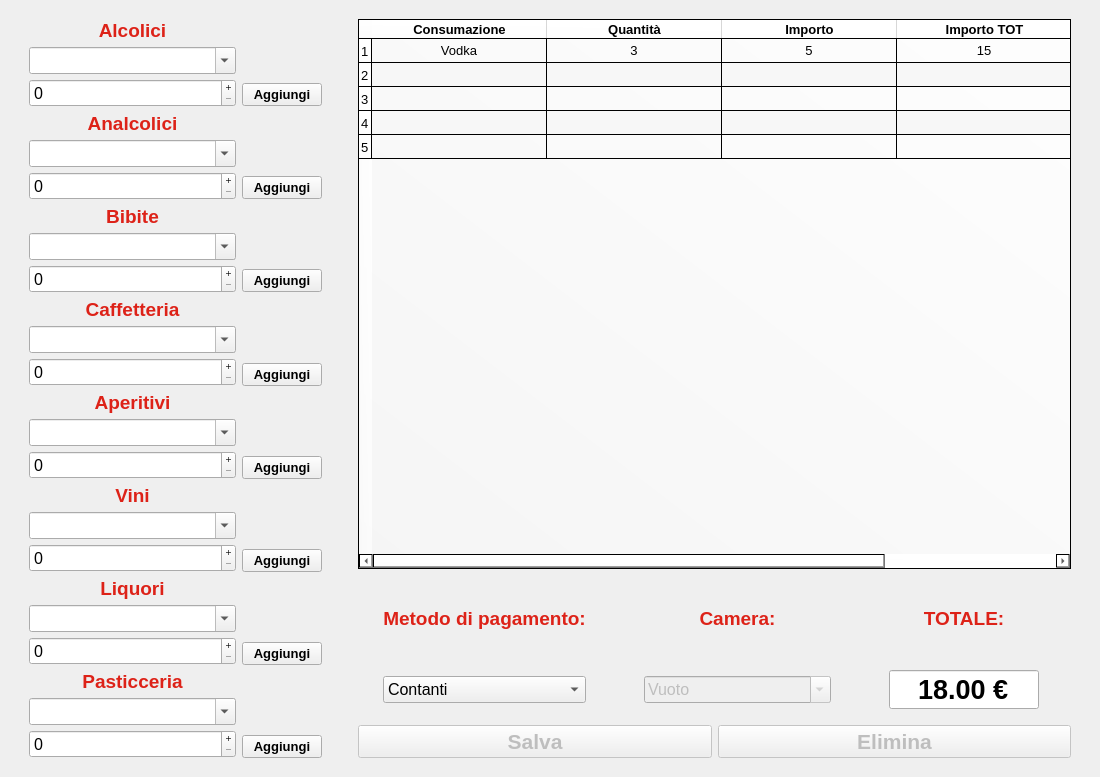
<?xml version="1.0" encoding="UTF-8"?>
<ui version="4.0">
 <class>MainWindow</class>
 <widget class="QMainWindow" name="MainWindow">
  <property name="geometry">
   <rect>
    <x>0</x>
    <y>0</y>
    <width>1100</width>
    <height>680</height>
   </rect>
  </property>
  <property name="windowTitle">
   <string>MainWindow</string>
  </property>
  <property name="styleSheet">
   <string notr="true"/>
  </property>
  <widget class="QWidget" name="centralwidget">
   <layout class="QGridLayout" name="gridLayout_2">
    <item row="2" column="0">
     <layout class="QHBoxLayout" name="horizontalLayout">
      <property name="topMargin">
       <number>10</number>
      </property>
      <property name="bottomMargin">
       <number>10</number>
      </property>
      <item>
       <layout class="QVBoxLayout" name="verticalLayout">
        <property name="spacing">
         <number>5</number>
        </property>
        <property name="sizeConstraint">
         <enum>QLayout::SetDefaultConstraint</enum>
        </property>
        <property name="leftMargin">
         <number>20</number>
        </property>
        <property name="topMargin">
         <number>0</number>
        </property>
        <property name="bottomMargin">
         <number>0</number>
        </property>
        <item>
         <widget class="QLabel" name="label_2">
          <property name="font">
           <font>
            <family>Arial</family>
            <pointsize>14</pointsize>
            <italic>false</italic>
            <bold>true</bold>
           </font>
          </property>
          <property name="styleSheet">
           <string notr="true">color: rgb(221, 34, 24);
font: 700 14pt &quot;Arial&quot;;</string>
          </property>
          <property name="text">
           <string>Alcolici</string>
          </property>
          <property name="alignment">
           <set>Qt::AlignCenter</set>
          </property>
         </widget>
        </item>
        <item>
         <widget class="QComboBox" name="cB_alcolici">
          <property name="font">
           <font>
            <family>Arial</family>
            <pointsize>12</pointsize>
           </font>
          </property>
          <property name="layoutDirection">
           <enum>Qt::LeftToRight</enum>
          </property>
          <property name="autoFillBackground">
           <bool>false</bool>
          </property>
          <property name="styleSheet">
           <string notr="true"/>
          </property>
          <property name="editable">
           <bool>true</bool>
          </property>
          <property name="currentText">
           <string notr="true"/>
          </property>
          <property name="insertPolicy">
           <enum>QComboBox::InsertAlphabetically</enum>
          </property>
          <item>
           <property name="text">
            <string/>
           </property>
          </item>
          <item>
           <property name="text">
            <string>Cuba Libre</string>
           </property>
          </item>
          <item>
           <property name="text">
            <string>Gin Lemon</string>
           </property>
          </item>
          <item>
           <property name="text">
            <string>Gin Tonic</string>
           </property>
          </item>
          <item>
           <property name="text">
            <string>London Mule</string>
           </property>
          </item>
          <item>
           <property name="text">
            <string>Mojito</string>
           </property>
          </item>
          <item>
           <property name="text">
            <string>Vodka Cola</string>
           </property>
          </item>
          <item>
           <property name="text">
            <string>Vodka Lemon</string>
           </property>
          </item>
          <item>
           <property name="text">
            <string>Moscow Mule</string>
           </property>
          </item>
          <item>
           <property name="text">
            <string>Vodka Redbull</string>
           </property>
          </item>
         </widget>
        </item>
        <item>
         <widget class="QSpinBox" name="sB_alcolici">
          <property name="font">
           <font>
            <family>Arial</family>
            <pointsize>12</pointsize>
           </font>
          </property>
          <property name="styleSheet">
           <string notr="true"/>
          </property>
          <property name="buttonSymbols">
           <enum>QAbstractSpinBox::PlusMinus</enum>
          </property>
         </widget>
        </item>
        <item>
         <widget class="QLabel" name="label_3">
          <property name="font">
           <font>
            <family>Arial</family>
            <pointsize>14</pointsize>
            <italic>false</italic>
            <bold>true</bold>
           </font>
          </property>
          <property name="styleSheet">
           <string notr="true">color: rgb(221, 34, 24);
font: 700 14pt &quot;Arial&quot;;</string>
          </property>
          <property name="text">
           <string>Analcolici</string>
          </property>
          <property name="alignment">
           <set>Qt::AlignCenter</set>
          </property>
         </widget>
        </item>
        <item>
         <widget class="QComboBox" name="cB_analcolici">
          <property name="font">
           <font>
            <family>Arial</family>
            <pointsize>12</pointsize>
           </font>
          </property>
          <property name="styleSheet">
           <string notr="true"/>
          </property>
          <property name="editable">
           <bool>true</bool>
          </property>
          <property name="currentText">
           <string/>
          </property>
          <property name="insertPolicy">
           <enum>QComboBox::InsertAlphabetically</enum>
          </property>
          <item>
           <property name="text">
            <string/>
           </property>
          </item>
          <item>
           <property name="text">
            <string> All Shook Up</string>
           </property>
          </item>
          <item>
           <property name="text">
            <string>Anita</string>
           </property>
          </item>
          <item>
           <property name="text">
            <string>Banshee</string>
           </property>
          </item>
          <item>
           <property name="text">
            <string>Bar Vienna</string>
           </property>
          </item>
          <item>
           <property name="text">
            <string>Caffè Astoria</string>
           </property>
          </item>
          <item>
           <property name="text">
            <string>Carrot Cream</string>
           </property>
          </item>
          <item>
           <property name="text">
            <string>Cool Passion</string>
           </property>
          </item>
          <item>
           <property name="text">
            <string>Frozen Mela Kiwi</string>
           </property>
          </item>
          <item>
           <property name="text">
            <string>Iced Mint Tea</string>
           </property>
          </item>
         </widget>
        </item>
        <item>
         <widget class="QSpinBox" name="sB_analcolici">
          <property name="font">
           <font>
            <family>Arial</family>
            <pointsize>12</pointsize>
           </font>
          </property>
          <property name="styleSheet">
           <string notr="true"/>
          </property>
          <property name="buttonSymbols">
           <enum>QAbstractSpinBox::PlusMinus</enum>
          </property>
         </widget>
        </item>
        <item>
         <widget class="QLabel" name="label_4">
          <property name="font">
           <font>
            <family>Arial</family>
            <pointsize>14</pointsize>
            <italic>false</italic>
            <bold>true</bold>
           </font>
          </property>
          <property name="styleSheet">
           <string notr="true">color: rgb(221, 34, 24);
font: 700 14pt &quot;Arial&quot;;</string>
          </property>
          <property name="text">
           <string>Bibite</string>
          </property>
          <property name="alignment">
           <set>Qt::AlignCenter</set>
          </property>
         </widget>
        </item>
        <item>
         <widget class="QComboBox" name="cB_bibite">
          <property name="font">
           <font>
            <family>Arial</family>
            <pointsize>12</pointsize>
           </font>
          </property>
          <property name="styleSheet">
           <string notr="true"/>
          </property>
          <property name="editable">
           <bool>true</bool>
          </property>
          <property name="currentText">
           <string/>
          </property>
          <property name="insertPolicy">
           <enum>QComboBox::InsertAlphabetically</enum>
          </property>
          <item>
           <property name="text">
            <string/>
           </property>
          </item>
          <item>
           <property name="text">
            <string>Bibita alla spina</string>
           </property>
          </item>
          <item>
           <property name="text">
            <string>Bibita in lattina</string>
           </property>
          </item>
          <item>
           <property name="text">
            <string>Birra piccola</string>
           </property>
          </item>
          <item>
           <property name="text">
            <string>Birra media</string>
           </property>
          </item>
          <item>
           <property name="text">
            <string>Birra grande</string>
           </property>
          </item>
          <item>
           <property name="text">
            <string>Spremuta</string>
           </property>
          </item>
          <item>
           <property name="text">
            <string>Succo di frutta</string>
           </property>
          </item>
         </widget>
        </item>
        <item>
         <widget class="QSpinBox" name="sB_bibite">
          <property name="font">
           <font>
            <family>Arial</family>
            <pointsize>12</pointsize>
           </font>
          </property>
          <property name="styleSheet">
           <string notr="true"/>
          </property>
          <property name="buttonSymbols">
           <enum>QAbstractSpinBox::PlusMinus</enum>
          </property>
         </widget>
        </item>
        <item>
         <widget class="QLabel" name="label_5">
          <property name="font">
           <font>
            <family>Arial</family>
            <pointsize>14</pointsize>
            <italic>false</italic>
            <bold>true</bold>
           </font>
          </property>
          <property name="styleSheet">
           <string notr="true">color: rgb(221, 34, 24);
font: 700 14pt &quot;Arial&quot;;</string>
          </property>
          <property name="text">
           <string>Caffetteria</string>
          </property>
          <property name="alignment">
           <set>Qt::AlignCenter</set>
          </property>
         </widget>
        </item>
        <item>
         <widget class="QComboBox" name="cB_caffetteria">
          <property name="sizePolicy">
           <sizepolicy hsizetype="Preferred" vsizetype="Fixed">
            <horstretch>0</horstretch>
            <verstretch>0</verstretch>
           </sizepolicy>
          </property>
          <property name="font">
           <font>
            <family>Arial</family>
            <pointsize>12</pointsize>
           </font>
          </property>
          <property name="styleSheet">
           <string notr="true"/>
          </property>
          <property name="editable">
           <bool>true</bool>
          </property>
          <property name="currentText">
           <string/>
          </property>
          <property name="insertPolicy">
           <enum>QComboBox::InsertAlphabetically</enum>
          </property>
          <item>
           <property name="text">
            <string/>
           </property>
          </item>
          <item>
           <property name="text">
            <string>Caffè corretto</string>
           </property>
          </item>
          <item>
           <property name="text">
            <string>Caffè decaffeinato</string>
           </property>
          </item>
          <item>
           <property name="text">
            <string>Caffè d'orzo</string>
           </property>
          </item>
          <item>
           <property name="text">
            <string>Caffè espresso</string>
           </property>
          </item>
          <item>
           <property name="text">
            <string>Cappuccino</string>
           </property>
          </item>
          <item>
           <property name="text">
            <string>Cappuccino decaffeinato</string>
           </property>
          </item>
          <item>
           <property name="text">
            <string>Cioccolata calda</string>
           </property>
          </item>
          <item>
           <property name="text">
            <string>Latte</string>
           </property>
          </item>
          <item>
           <property name="text">
            <string>Latte macchiato</string>
           </property>
          </item>
          <item>
           <property name="text">
            <string>Thè</string>
           </property>
          </item>
          <item>
           <property name="text">
            <string>Thè caldo</string>
           </property>
          </item>
         </widget>
        </item>
        <item>
         <widget class="QSpinBox" name="sB_caffetteria">
          <property name="font">
           <font>
            <family>Arial</family>
            <pointsize>12</pointsize>
           </font>
          </property>
          <property name="styleSheet">
           <string notr="true"/>
          </property>
          <property name="buttonSymbols">
           <enum>QAbstractSpinBox::PlusMinus</enum>
          </property>
         </widget>
        </item>
        <item>
         <widget class="QLabel" name="label_6">
          <property name="font">
           <font>
            <family>Arial</family>
            <pointsize>14</pointsize>
            <italic>false</italic>
            <bold>true</bold>
           </font>
          </property>
          <property name="styleSheet">
           <string notr="true">color: rgb(221, 34, 24);
font: 700 14pt &quot;Arial&quot;;</string>
          </property>
          <property name="text">
           <string>Aperitivi</string>
          </property>
          <property name="alignment">
           <set>Qt::AlignCenter</set>
          </property>
         </widget>
        </item>
        <item>
         <widget class="QComboBox" name="cB_aperitivi">
          <property name="font">
           <font>
            <family>Arial</family>
            <pointsize>12</pointsize>
           </font>
          </property>
          <property name="styleSheet">
           <string notr="true"/>
          </property>
          <property name="editable">
           <bool>true</bool>
          </property>
          <property name="currentText">
           <string/>
          </property>
          <property name="insertPolicy">
           <enum>QComboBox::InsertAlphabetically</enum>
          </property>
          <item>
           <property name="text">
            <string/>
           </property>
          </item>
          <item>
           <property name="text">
            <string>Aperitivo completo</string>
           </property>
          </item>
          <item>
           <property name="text">
            <string>Aperol</string>
           </property>
          </item>
          <item>
           <property name="text">
            <string>Campari</string>
           </property>
          </item>
          <item>
           <property name="text">
            <string>Crodino</string>
           </property>
          </item>
          <item>
           <property name="text">
            <string>Martini</string>
           </property>
          </item>
         </widget>
        </item>
        <item>
         <widget class="QSpinBox" name="sB_aperitivi">
          <property name="font">
           <font>
            <family>Arial</family>
            <pointsize>12</pointsize>
           </font>
          </property>
          <property name="styleSheet">
           <string notr="true"/>
          </property>
          <property name="buttonSymbols">
           <enum>QAbstractSpinBox::PlusMinus</enum>
          </property>
         </widget>
        </item>
        <item>
         <widget class="QLabel" name="label_7">
          <property name="font">
           <font>
            <family>Arial</family>
            <pointsize>14</pointsize>
            <italic>false</italic>
            <bold>true</bold>
           </font>
          </property>
          <property name="styleSheet">
           <string notr="true">color: rgb(221, 34, 24);
font: 700 14pt &quot;Arial&quot;;</string>
          </property>
          <property name="text">
           <string>Vini</string>
          </property>
          <property name="alignment">
           <set>Qt::AlignCenter</set>
          </property>
         </widget>
        </item>
        <item>
         <widget class="QComboBox" name="cB_vini">
          <property name="font">
           <font>
            <family>Arial</family>
            <pointsize>12</pointsize>
           </font>
          </property>
          <property name="styleSheet">
           <string notr="true"/>
          </property>
          <property name="editable">
           <bool>true</bool>
          </property>
          <property name="currentText">
           <string/>
          </property>
          <property name="insertPolicy">
           <enum>QComboBox::InsertAlphabetically</enum>
          </property>
          <item>
           <property name="text">
            <string/>
           </property>
          </item>
          <item>
           <property name="text">
            <string>Bottiglia bianco</string>
           </property>
          </item>
          <item>
           <property name="text">
            <string>Bottiglia prosecco</string>
           </property>
          </item>
          <item>
           <property name="text">
            <string>Bottiglia rosso</string>
           </property>
          </item>
          <item>
           <property name="text">
            <string>Calice bianco</string>
           </property>
          </item>
          <item>
           <property name="text">
            <string>Calice prosecco</string>
           </property>
          </item>
          <item>
           <property name="text">
            <string>Calice rosso</string>
           </property>
          </item>
          <item>
           <property name="text">
            <string>Champagne</string>
           </property>
          </item>
         </widget>
        </item>
        <item>
         <widget class="QSpinBox" name="sB_vini">
          <property name="font">
           <font>
            <family>Arial</family>
            <pointsize>12</pointsize>
           </font>
          </property>
          <property name="styleSheet">
           <string notr="true"/>
          </property>
          <property name="buttonSymbols">
           <enum>QAbstractSpinBox::PlusMinus</enum>
          </property>
         </widget>
        </item>
        <item>
         <widget class="QLabel" name="label_8">
          <property name="font">
           <font>
            <family>Arial</family>
            <pointsize>14</pointsize>
            <italic>false</italic>
            <bold>true</bold>
           </font>
          </property>
          <property name="styleSheet">
           <string notr="true">color: rgb(221, 34, 24);
font: 700 14pt &quot;Arial&quot;;</string>
          </property>
          <property name="text">
           <string>Liquori</string>
          </property>
          <property name="alignment">
           <set>Qt::AlignCenter</set>
          </property>
         </widget>
        </item>
        <item>
         <widget class="QComboBox" name="cB_liquori">
          <property name="font">
           <font>
            <family>Arial</family>
            <pointsize>12</pointsize>
           </font>
          </property>
          <property name="styleSheet">
           <string notr="true"/>
          </property>
          <property name="editable">
           <bool>true</bool>
          </property>
          <property name="currentText">
           <string/>
          </property>
          <property name="insertPolicy">
           <enum>QComboBox::InsertAlphabetically</enum>
          </property>
          <property name="sizeAdjustPolicy">
           <enum>QComboBox::AdjustToContentsOnFirstShow</enum>
          </property>
          <item>
           <property name="text">
            <string/>
           </property>
          </item>
          <item>
           <property name="text">
            <string>Amaretto</string>
           </property>
          </item>
          <item>
           <property name="text">
            <string>Baileys</string>
           </property>
          </item>
          <item>
           <property name="text">
            <string>Gin</string>
           </property>
          </item>
          <item>
           <property name="text">
            <string>Ginger Ale</string>
           </property>
          </item>
          <item>
           <property name="text">
            <string>Jack Daniel's</string>
           </property>
          </item>
          <item>
           <property name="text">
            <string>Malibù</string>
           </property>
          </item>
          <item>
           <property name="text">
            <string>Marsala</string>
           </property>
          </item>
          <item>
           <property name="text">
            <string>Vodka</string>
           </property>
          </item>
         </widget>
        </item>
        <item>
         <widget class="QSpinBox" name="sB_liquori">
          <property name="font">
           <font>
            <family>Arial</family>
            <pointsize>12</pointsize>
           </font>
          </property>
          <property name="styleSheet">
           <string notr="true"/>
          </property>
          <property name="buttonSymbols">
           <enum>QAbstractSpinBox::PlusMinus</enum>
          </property>
         </widget>
        </item>
        <item>
         <widget class="QLabel" name="label_9">
          <property name="font">
           <font>
            <family>Arial</family>
            <pointsize>14</pointsize>
            <italic>false</italic>
            <bold>true</bold>
           </font>
          </property>
          <property name="styleSheet">
           <string notr="true">color: rgb(221, 34, 24);
font: 700 14pt &quot;Arial&quot;;</string>
          </property>
          <property name="text">
           <string>Pasticceria</string>
          </property>
          <property name="alignment">
           <set>Qt::AlignCenter</set>
          </property>
         </widget>
        </item>
        <item>
         <widget class="QComboBox" name="cB_pasticceria">
          <property name="font">
           <font>
            <family>Arial</family>
            <pointsize>12</pointsize>
           </font>
          </property>
          <property name="styleSheet">
           <string notr="true"/>
          </property>
          <property name="editable">
           <bool>true</bool>
          </property>
          <property name="currentText">
           <string/>
          </property>
          <property name="insertPolicy">
           <enum>QComboBox::InsertAlphabetically</enum>
          </property>
          <item>
           <property name="text">
            <string/>
           </property>
          </item>
          <item>
           <property name="text">
            <string>Brioches</string>
           </property>
          </item>
          <item>
           <property name="text">
            <string>Ciambellone</string>
           </property>
          </item>
          <item>
           <property name="text">
            <string>Pasta grande</string>
           </property>
          </item>
          <item>
           <property name="text">
            <string>Pasta piccola</string>
           </property>
          </item>
          <item>
           <property name="text">
            <string>Torta della casa</string>
           </property>
          </item>
         </widget>
        </item>
        <item>
         <widget class="QSpinBox" name="sB_pasticceria">
          <property name="sizePolicy">
           <sizepolicy hsizetype="Minimum" vsizetype="Fixed">
            <horstretch>0</horstretch>
            <verstretch>0</verstretch>
           </sizepolicy>
          </property>
          <property name="font">
           <font>
            <family>Arial</family>
            <pointsize>12</pointsize>
           </font>
          </property>
          <property name="styleSheet">
           <string notr="true"/>
          </property>
          <property name="buttonSymbols">
           <enum>QAbstractSpinBox::PlusMinus</enum>
          </property>
         </widget>
        </item>
       </layout>
      </item>
      <item>
       <layout class="QVBoxLayout" name="verticalLayout_2">
        <property name="sizeConstraint">
         <enum>QLayout::SetFixedSize</enum>
        </property>
        <item>
         <spacer name="verticalSpacer_8">
          <property name="orientation">
           <enum>Qt::Vertical</enum>
          </property>
          <property name="sizeHint" stdset="0">
           <size>
            <width>20</width>
            <height>40</height>
           </size>
          </property>
         </spacer>
        </item>
        <item>
         <widget class="QPushButton" name="pB_alcolici">
          <property name="maximumSize">
           <size>
            <width>100</width>
            <height>16777215</height>
           </size>
          </property>
          <property name="font">
           <font>
            <family>Arial</family>
            <pointsize>10</pointsize>
            <bold>true</bold>
           </font>
          </property>
          <property name="styleSheet">
           <string notr="true"/>
          </property>
          <property name="text">
           <string>Aggiungi</string>
          </property>
         </widget>
        </item>
        <item>
         <spacer name="verticalSpacer_7">
          <property name="orientation">
           <enum>Qt::Vertical</enum>
          </property>
          <property name="sizeHint" stdset="0">
           <size>
            <width>20</width>
            <height>40</height>
           </size>
          </property>
         </spacer>
        </item>
        <item>
         <widget class="QPushButton" name="pB_analcolici">
          <property name="maximumSize">
           <size>
            <width>100</width>
            <height>16777215</height>
           </size>
          </property>
          <property name="font">
           <font>
            <family>Arial</family>
            <pointsize>10</pointsize>
            <bold>true</bold>
           </font>
          </property>
          <property name="styleSheet">
           <string notr="true"/>
          </property>
          <property name="text">
           <string>Aggiungi</string>
          </property>
         </widget>
        </item>
        <item>
         <spacer name="verticalSpacer_6">
          <property name="orientation">
           <enum>Qt::Vertical</enum>
          </property>
          <property name="sizeHint" stdset="0">
           <size>
            <width>20</width>
            <height>40</height>
           </size>
          </property>
         </spacer>
        </item>
        <item>
         <widget class="QPushButton" name="pB_bibite">
          <property name="maximumSize">
           <size>
            <width>100</width>
            <height>16777215</height>
           </size>
          </property>
          <property name="font">
           <font>
            <family>Arial</family>
            <pointsize>10</pointsize>
            <bold>true</bold>
           </font>
          </property>
          <property name="styleSheet">
           <string notr="true"/>
          </property>
          <property name="text">
           <string>Aggiungi</string>
          </property>
         </widget>
        </item>
        <item>
         <spacer name="verticalSpacer_5">
          <property name="orientation">
           <enum>Qt::Vertical</enum>
          </property>
          <property name="sizeHint" stdset="0">
           <size>
            <width>20</width>
            <height>40</height>
           </size>
          </property>
         </spacer>
        </item>
        <item>
         <widget class="QPushButton" name="pB_caffetteria">
          <property name="maximumSize">
           <size>
            <width>100</width>
            <height>16777215</height>
           </size>
          </property>
          <property name="font">
           <font>
            <family>Arial</family>
            <pointsize>10</pointsize>
            <bold>true</bold>
           </font>
          </property>
          <property name="styleSheet">
           <string notr="true"/>
          </property>
          <property name="text">
           <string>Aggiungi</string>
          </property>
         </widget>
        </item>
        <item>
         <spacer name="verticalSpacer_4">
          <property name="orientation">
           <enum>Qt::Vertical</enum>
          </property>
          <property name="sizeHint" stdset="0">
           <size>
            <width>20</width>
            <height>40</height>
           </size>
          </property>
         </spacer>
        </item>
        <item>
         <widget class="QPushButton" name="pB_aperitivi">
          <property name="maximumSize">
           <size>
            <width>100</width>
            <height>16777215</height>
           </size>
          </property>
          <property name="font">
           <font>
            <family>Arial</family>
            <pointsize>10</pointsize>
            <bold>true</bold>
           </font>
          </property>
          <property name="styleSheet">
           <string notr="true"/>
          </property>
          <property name="text">
           <string>Aggiungi</string>
          </property>
         </widget>
        </item>
        <item>
         <spacer name="verticalSpacer_3">
          <property name="orientation">
           <enum>Qt::Vertical</enum>
          </property>
          <property name="sizeHint" stdset="0">
           <size>
            <width>20</width>
            <height>40</height>
           </size>
          </property>
         </spacer>
        </item>
        <item>
         <widget class="QPushButton" name="pB_vini">
          <property name="maximumSize">
           <size>
            <width>100</width>
            <height>16777215</height>
           </size>
          </property>
          <property name="font">
           <font>
            <family>Arial</family>
            <pointsize>10</pointsize>
            <bold>true</bold>
           </font>
          </property>
          <property name="styleSheet">
           <string notr="true"/>
          </property>
          <property name="text">
           <string>Aggiungi</string>
          </property>
         </widget>
        </item>
        <item>
         <spacer name="verticalSpacer_2">
          <property name="orientation">
           <enum>Qt::Vertical</enum>
          </property>
          <property name="sizeHint" stdset="0">
           <size>
            <width>20</width>
            <height>40</height>
           </size>
          </property>
         </spacer>
        </item>
        <item>
         <widget class="QPushButton" name="pB_liquori">
          <property name="maximumSize">
           <size>
            <width>100</width>
            <height>16777215</height>
           </size>
          </property>
          <property name="font">
           <font>
            <family>Arial</family>
            <pointsize>10</pointsize>
            <bold>true</bold>
           </font>
          </property>
          <property name="styleSheet">
           <string notr="true"/>
          </property>
          <property name="text">
           <string>Aggiungi</string>
          </property>
         </widget>
        </item>
        <item>
         <spacer name="verticalSpacer">
          <property name="orientation">
           <enum>Qt::Vertical</enum>
          </property>
          <property name="sizeHint" stdset="0">
           <size>
            <width>20</width>
            <height>40</height>
           </size>
          </property>
         </spacer>
        </item>
        <item>
         <widget class="QPushButton" name="pB_pasticceria">
          <property name="maximumSize">
           <size>
            <width>100</width>
            <height>16777215</height>
           </size>
          </property>
          <property name="font">
           <font>
            <family>Arial</family>
            <pointsize>10</pointsize>
            <bold>true</bold>
           </font>
          </property>
          <property name="styleSheet">
           <string notr="true"/>
          </property>
          <property name="text">
           <string>Aggiungi</string>
          </property>
         </widget>
        </item>
       </layout>
      </item>
     </layout>
    </item>
    <item row="2" column="1">
     <layout class="QVBoxLayout" name="verticalLayout_4">
      <property name="leftMargin">
       <number>30</number>
      </property>
      <property name="topMargin">
       <number>10</number>
      </property>
      <property name="rightMargin">
       <number>20</number>
      </property>
      <property name="bottomMargin">
       <number>10</number>
      </property>
      <item>
       <widget class="QTableWidget" name="tW_scontrino">
        <property name="maximumSize">
         <size>
          <width>750</width>
          <height>550</height>
         </size>
        </property>
        <property name="font">
         <font>
          <family>Arial</family>
          <pointsize>10</pointsize>
          <bold>false</bold>
         </font>
        </property>
        <property name="layoutDirection">
         <enum>Qt::LeftToRight</enum>
        </property>
        <property name="styleSheet">
         <string notr="true">background-color: qlineargradient(spread:pad, x1:0.994, y1:0.00563636, x2:0, y2:1, stop:0 rgba(255, 255, 255, 234), stop:1 rgba(255, 255, 255, 97));</string>
        </property>
        <property name="autoScrollMargin">
         <number>16</number>
        </property>
        <property name="editTriggers">
         <set>QAbstractItemView::NoEditTriggers</set>
        </property>
        <property name="alternatingRowColors">
         <bool>true</bool>
        </property>
        <property name="selectionMode">
         <enum>QAbstractItemView::MultiSelection</enum>
        </property>
        <property name="showGrid">
         <bool>true</bool>
        </property>
        <property name="sortingEnabled">
         <bool>false</bool>
        </property>
        <property name="rowCount">
         <number>5</number>
        </property>
        <property name="columnCount">
         <number>4</number>
        </property>
        <attribute name="horizontalHeaderVisible">
         <bool>true</bool>
        </attribute>
        <attribute name="horizontalHeaderMinimumSectionSize">
         <number>40</number>
        </attribute>
        <attribute name="horizontalHeaderDefaultSectionSize">
         <number>175</number>
        </attribute>
        <attribute name="horizontalHeaderHighlightSections">
         <bool>true</bool>
        </attribute>
        <attribute name="horizontalHeaderShowSortIndicator" stdset="0">
         <bool>false</bool>
        </attribute>
        <attribute name="horizontalHeaderStretchLastSection">
         <bool>true</bool>
        </attribute>
        <attribute name="verticalHeaderVisible">
         <bool>true</bool>
        </attribute>
        <attribute name="verticalHeaderCascadingSectionResizes">
         <bool>false</bool>
        </attribute>
        <attribute name="verticalHeaderMinimumSectionSize">
         <number>24</number>
        </attribute>
        <attribute name="verticalHeaderDefaultSectionSize">
         <number>24</number>
        </attribute>
        <attribute name="verticalHeaderHighlightSections">
         <bool>true</bool>
        </attribute>
        <attribute name="verticalHeaderShowSortIndicator" stdset="0">
         <bool>false</bool>
        </attribute>
        <attribute name="verticalHeaderStretchLastSection">
         <bool>false</bool>
        </attribute>
        <row/>
        <row/>
        <row/>
        <row/>
        <row/>
        <column>
         <property name="text">
          <string>Consumazione</string>
         </property>
         <property name="font">
          <font>
           <family>Arial</family>
           <pointsize>10</pointsize>
           <bold>true</bold>
          </font>
         </property>
        </column>
        <column>
         <property name="text">
          <string>Quantità</string>
         </property>
         <property name="font">
          <font>
           <family>Arial</family>
           <pointsize>10</pointsize>
           <bold>true</bold>
          </font>
         </property>
        </column>
        <column>
         <property name="text">
          <string>Importo</string>
         </property>
         <property name="font">
          <font>
           <family>Arial</family>
           <pointsize>10</pointsize>
           <bold>true</bold>
          </font>
         </property>
        </column>
        <column>
         <property name="text">
          <string>Importo TOT</string>
         </property>
         <property name="font">
          <font>
           <family>Arial</family>
           <pointsize>10</pointsize>
           <bold>true</bold>
          </font>
         </property>
        </column>
        <item row="0" column="0">
         <property name="text">
          <string>Vodka</string>
         </property>
         <property name="textAlignment">
          <set>AlignCenter</set>
         </property>
        </item>
        <item row="0" column="1">
         <property name="text">
          <string>3</string>
         </property>
         <property name="textAlignment">
          <set>AlignCenter</set>
         </property>
        </item>
        <item row="0" column="2">
         <property name="text">
          <string>5</string>
         </property>
         <property name="textAlignment">
          <set>AlignCenter</set>
         </property>
        </item>
        <item row="0" column="3">
         <property name="text">
          <string>15</string>
         </property>
         <property name="textAlignment">
          <set>AlignCenter</set>
         </property>
        </item>
        <item row="3" column="3">
         <property name="text">
          <string/>
         </property>
         <property name="font">
          <font>
           <family>Arial</family>
           <pointsize>10</pointsize>
           <bold>true</bold>
          </font>
         </property>
         <property name="textAlignment">
          <set>AlignCenter</set>
         </property>
        </item>
       </widget>
      </item>
      <item>
       <layout class="QGridLayout" name="gridLayout">
        <property name="leftMargin">
         <number>25</number>
        </property>
        <property name="topMargin">
         <number>10</number>
        </property>
        <property name="rightMargin">
         <number>32</number>
        </property>
        <property name="bottomMargin">
         <number>10</number>
        </property>
        <property name="horizontalSpacing">
         <number>58</number>
        </property>
        <property name="verticalSpacing">
         <number>18</number>
        </property>
        <item row="0" column="0">
         <widget class="QLabel" name="label_10">
          <property name="font">
           <font>
            <family>Arial</family>
            <pointsize>14</pointsize>
            <italic>false</italic>
            <bold>true</bold>
           </font>
          </property>
          <property name="styleSheet">
           <string notr="true">color: rgb(221, 34, 24);
font: 700 14pt &quot;Arial&quot;;</string>
          </property>
          <property name="text">
           <string>Metodo di pagamento:</string>
          </property>
          <property name="alignment">
           <set>Qt::AlignCenter</set>
          </property>
         </widget>
        </item>
        <item row="1" column="0">
         <widget class="QComboBox" name="cB_metodopagamento">
          <property name="font">
           <font>
            <family>Arial</family>
            <pointsize>12</pointsize>
           </font>
          </property>
          <property name="styleSheet">
           <string notr="true"/>
          </property>
          <item>
           <property name="text">
            <string>Contanti</string>
           </property>
          </item>
          <item>
           <property name="text">
            <string>Carta di debito o credito</string>
           </property>
          </item>
          <item>
           <property name="text">
            <string>Acconto</string>
           </property>
          </item>
         </widget>
        </item>
        <item row="0" column="1">
         <widget class="QLabel" name="label_11">
          <property name="font">
           <font>
            <family>Arial</family>
            <pointsize>14</pointsize>
            <italic>false</italic>
            <bold>true</bold>
           </font>
          </property>
          <property name="styleSheet">
           <string notr="true">color: rgb(221, 34, 24);
font: 700 14pt &quot;Arial&quot;;</string>
          </property>
          <property name="text">
           <string>Camera:</string>
          </property>
          <property name="alignment">
           <set>Qt::AlignCenter</set>
          </property>
         </widget>
        </item>
        <item row="1" column="3">
         <widget class="QLineEdit" name="LE_totaleconto">
          <property name="sizePolicy">
           <sizepolicy hsizetype="Fixed" vsizetype="Fixed">
            <horstretch>0</horstretch>
            <verstretch>0</verstretch>
           </sizepolicy>
          </property>
          <property name="maximumSize">
           <size>
            <width>150</width>
            <height>16777215</height>
           </size>
          </property>
          <property name="font">
           <font>
            <family>Arial</family>
            <pointsize>20</pointsize>
            <bold>true</bold>
           </font>
          </property>
          <property name="styleSheet">
           <string notr="true"/>
          </property>
          <property name="text">
           <string>18.00 €</string>
          </property>
          <property name="alignment">
           <set>Qt::AlignCenter</set>
          </property>
          <property name="readOnly">
           <bool>true</bool>
          </property>
          <property name="placeholderText">
           <string/>
          </property>
         </widget>
        </item>
        <item row="1" column="1">
         <widget class="QComboBox" name="cB_camera">
          <property name="enabled">
           <bool>false</bool>
          </property>
          <property name="font">
           <font>
            <family>Arial</family>
            <pointsize>12</pointsize>
           </font>
          </property>
          <property name="styleSheet">
           <string notr="true"/>
          </property>
          <property name="editable">
           <bool>true</bool>
          </property>
          <item>
           <property name="text">
            <string>Vuoto</string>
           </property>
          </item>
         </widget>
        </item>
        <item row="0" column="3">
         <widget class="QLabel" name="label_12">
          <property name="font">
           <font>
            <family>Arial</family>
            <pointsize>14</pointsize>
            <italic>false</italic>
            <bold>true</bold>
           </font>
          </property>
          <property name="styleSheet">
           <string notr="true">color: rgb(221, 34, 24);
font: 700 14pt &quot;Arial&quot;;</string>
          </property>
          <property name="text">
           <string>TOTALE:</string>
          </property>
          <property name="alignment">
           <set>Qt::AlignCenter</set>
          </property>
         </widget>
        </item>
       </layout>
      </item>
      <item>
       <layout class="QHBoxLayout" name="horizontalLayout_2">
        <item>
         <widget class="QPushButton" name="pB_salva">
          <property name="enabled">
           <bool>false</bool>
          </property>
          <property name="font">
           <font>
            <family>Arial</family>
            <pointsize>16</pointsize>
            <bold>true</bold>
           </font>
          </property>
          <property name="styleSheet">
           <string notr="true"/>
          </property>
          <property name="text">
           <string>Salva</string>
          </property>
         </widget>
        </item>
        <item>
         <widget class="QPushButton" name="pB_elimina">
          <property name="enabled">
           <bool>false</bool>
          </property>
          <property name="font">
           <font>
            <family>Arial</family>
            <pointsize>16</pointsize>
            <bold>true</bold>
           </font>
          </property>
          <property name="styleSheet">
           <string notr="true"/>
          </property>
          <property name="text">
           <string>Elimina</string>
          </property>
         </widget>
        </item>
       </layout>
      </item>
     </layout>
    </item>
   </layout>
  </widget>
 </widget>
 <resources>
  <include location="resources/Bar/resource_bar.qrc"/>
 </resources>
 <connections/>
</ui>
